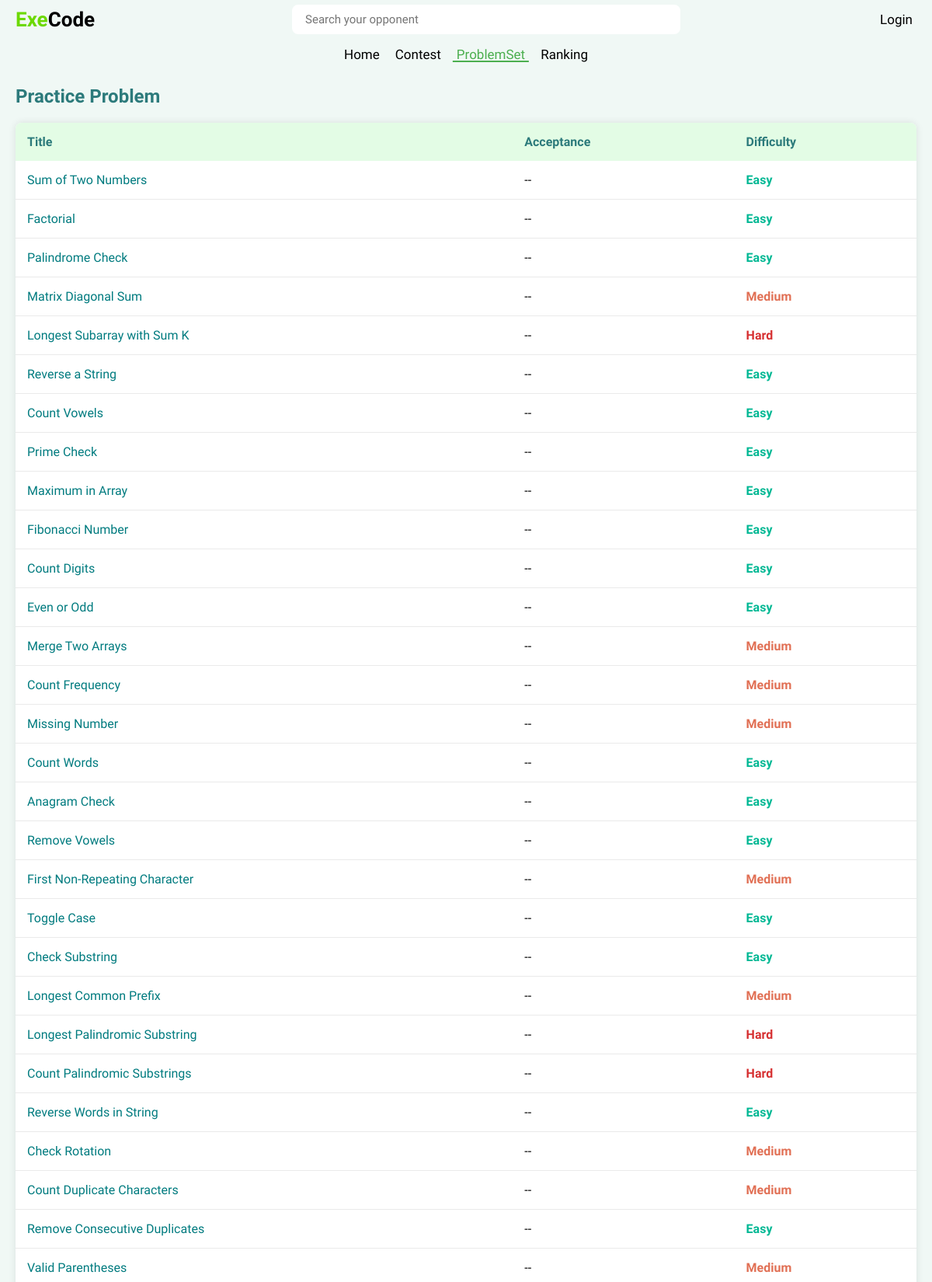
/PracticsProblem/practiceproblem.php (upper part), run on the app's committed database.
### tables this page shows
CREATE TABLE `problem_set` (
  `id` int(11) NOT NULL,
  `title` varchar(255) DEFAULT NULL,
  `description` text DEFAULT NULL,
  `input` text DEFAULT NULL,
  `output` text DEFAULT NULL,
  `input_format` text DEFAULT NULL,
  `output_format` text DEFAULT NULL,
  `difficulty` enum('Easy','Medium','Hard') DEFAULT NULL
);

### PracticsProblem/practiceproblem.php (the view, shortened to what this page needs)
<?php
include '../Include/Connection.php';
$sql = "SELECT * FROM problem_set";
$result = $conn->query($sql);
?>
<!DOCTYPE html>
<html lang="en">
<head>
  <link rel="stylesheet" href="../Include/Navbar.css">
  <link rel="stylesheet" href="practiceproblem.css">
</head>
<body>
  <?php include("../Include/Navbar.php"); ?>
  <main class="practice-problem-page">
    <section class="problem-table-section">
      <h2>Practice Problem</h2>
      <div class="problem-table-container">
        <table class="practice-problem-table">
          <thead>
            <tr>
              <th>Title</th>
              <th>Acceptance</th>
              <th>Difficulty</th>
            </tr>
          </thead>
          <tbody>
            <?php
            if ($result->num_rows > 0) {
              while ($row = $result->fetch_assoc()) {
                $difficultyClass = strtolower($row['difficulty']);
                echo "<tr>";
                echo "<td><a href='problem.php?problem_id=" . $row['id'] . "'>" . htmlspecialchars($row['title']) . "</a></td>";
                echo "<td>--</td>";
                echo "<td class='difficulty " . $difficultyClass . "'>" . htmlspecialchars($row['difficulty']) . "</td>";
                echo "</tr>";
              }
            } else {
              echo "<tr><td colspan='4'>No problems found.</td></tr>";
            }
            ?>
          </tbody>
        </table>
      </div>
    </section>
  </main>
</body>
</html>

### Include/Navbar.css (style rules this page uses)
* { margin: 0; padding: 0; box-sizing: border-box; font-family: "Ubuntu", sans-serif; }

### PracticsProblem/practiceproblem.css (style rules this page uses)
body { margin: 0; background: #f0f8f5; margin-top: 90px; }
.practice-problem-page { display: flex; gap: 20px; padding: 20px; }
.problem-table-section { flex: 3; }
.problem-table-section h2 { margin-bottom: 20px; color: #2c7a7b; }
.problem-table-container { background: white; border-radius: 8px; box-shadow: 0 0 10px rgba(0, 0, 0, 0.1); overflow-x: auto; }
.practice-problem-table { width: 100%; border-collapse: collapse; }
.practice-problem-table thead { background: #e3fce5; color: #2c7a7b; }
.practice-problem-table th, .practice-problem-table td { padding: 15px; text-align: left; }
.practice-problem-table tbody tr { border-bottom: 1px solid #eaeaea; transition: background 0.3s; }
.practice-problem-table a { color: #007b7f; text-decoration: none; }
.difficulty { font-weight: bold; }
.difficulty.easy { color: #00b894; }
.difficulty.medium { color: #e17055; }
.difficulty.hard { color: #d63031; }

### data on the page
problem_set: title "Sum of Two Numbers", difficulty "Easy"
problem_set: title "Factorial", difficulty "Easy"
problem_set: title "Palindrome Check", difficulty "Easy"
problem_set: title "Matrix Diagonal Sum", difficulty "Medium"
problem_set: title "Longest Subarray with Sum K", difficulty "Hard"
problem_set: title "Reverse a String", difficulty "Easy"
problem_set: title "Count Vowels", difficulty "Easy"
problem_set: title "Prime Check", difficulty "Easy"
problem_set: title "Maximum in Array", difficulty "Easy"
problem_set: title "Fibonacci Number", difficulty "Easy"
problem_set: title "Count Digits", difficulty "Easy"
problem_set: title "Even or Odd", difficulty "Easy"
problem_set: title "Merge Two Arrays", difficulty "Medium"
problem_set: title "Count Frequency", difficulty "Medium"
problem_set: title "Missing Number", difficulty "Medium"
problem_set: title "Count Words", difficulty "Easy"
problem_set: title "Anagram Check", difficulty "Easy"
problem_set: title "Remove Vowels", difficulty "Easy"
problem_set: title "First Non-Repeating Character", difficulty "Medium"
problem_set: title "Toggle Case", difficulty "Easy"
problem_set: title "Check Substring", difficulty "Easy"
problem_set: title "Longest Common Prefix", difficulty "Medium"
problem_set: title "Longest Palindromic Substring", difficulty "Hard"
problem_set: title "Count Palindromic Substrings", difficulty "Hard"
problem_set: title "Reverse Words in String", difficulty "Easy"
problem_set: title "Check Rotation", difficulty "Medium"
problem_set: title "Count Duplicate Characters", difficulty "Medium"
problem_set: title "Remove Consecutive Duplicates", difficulty "Easy"
problem_set: title "Valid Parentheses", difficulty "Medium"
